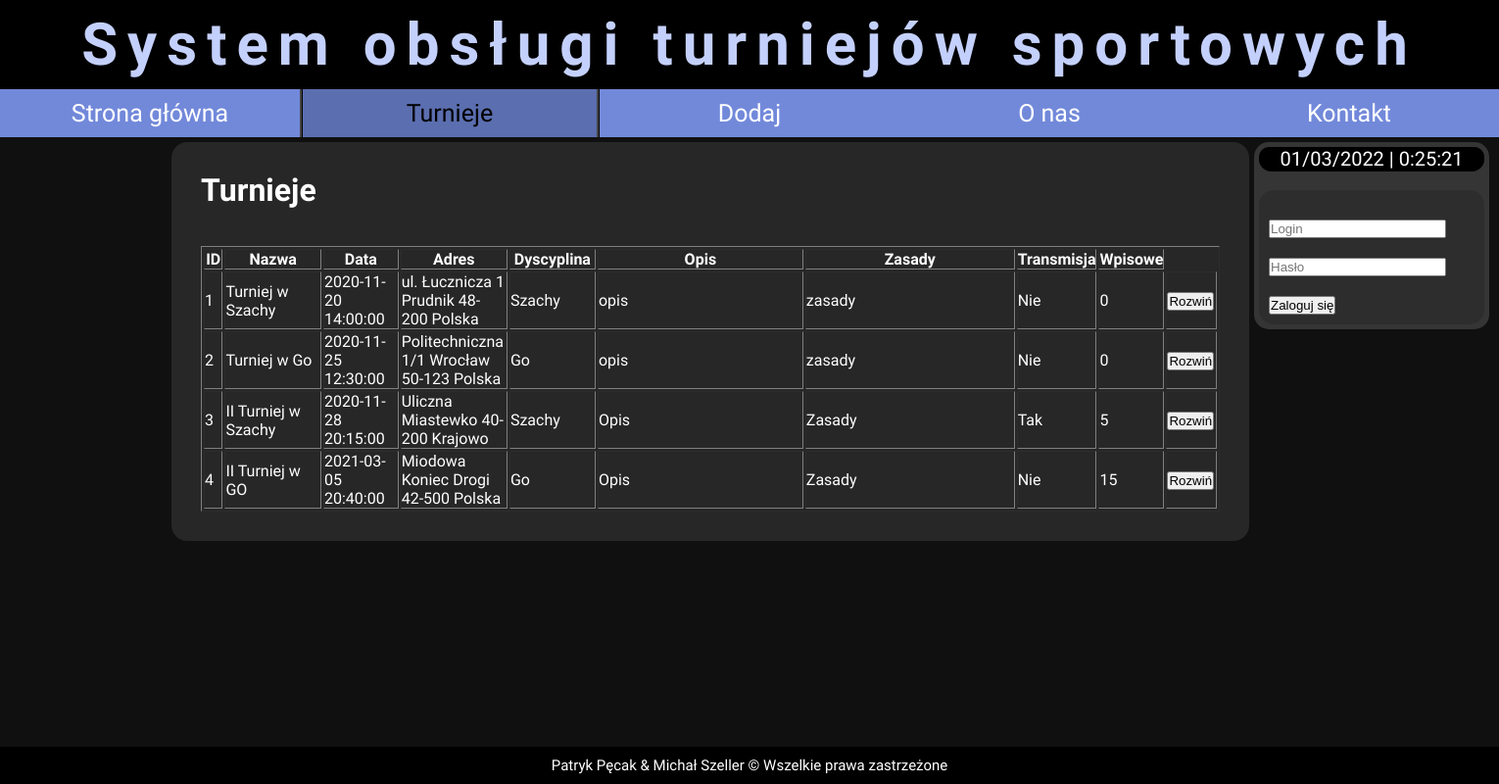
The app's page /htdocs/zbd/turnieje.php with its own data.
### tables this page shows
CREATE TABLE `turniej` (
  `id_turniej` int(11) NOT NULL,
  `nazwa` varchar(50) NOT NULL,
  `data` datetime NOT NULL,
  `id_adres` int(11) NOT NULL,
  `id_dyscyplina` int(11) NOT NULL,
  `opis` varchar(250) NOT NULL,
  `zasady` varchar(250) NOT NULL,
  `transmisja` varchar(3) NOT NULL,
  `wpisowe` int(11) NOT NULL
);

CREATE TABLE `adres` (
  `id_adres` int(11) NOT NULL,
  `kraj` varchar(20) NOT NULL,
  `miasto` varchar(50) NOT NULL,
  `kod_pocztowy` varchar(10) NOT NULL,
  `ulica` varchar(50) NOT NULL
);

CREATE TABLE `dyscyplina` (
  `id_dyscyplina` int(11) NOT NULL,
  `dyscyplina` varchar(50) NOT NULL
);

### htdocs/zbd/turnieje.php (the view, shortened to what this page needs)
<!DOCTYPE HTML>
    <html lang="pl">
    <head>
        <link rel="stylesheet" type="text/css" href="main.css">
    </head>
    <body onload="clock();">
        <div id="wrapper">
            <div id="logo">
                <h1><span style="color:rgb(196, 208, 252)">System obsługi turniejów sportowych</span></h1>
            </div>
            <nav id="menu">
                <a class="men" href="strona-glowna">Strona główna</a>
                <a class="men_active" href="spis-turniejow">Turnieje</a>
                <a class="men" href="dodaj">Dodaj</a>
                <a class="men" href="o-nas">O nas</a>
                <a class="men" href="kontakt">Kontakt</a>
            </nav>
            <div id="core">
            <div id="sidebar">
                <div style="background:black;border-radius:15px;height:25px">
                <div id="clock" style="font-size:20px"></div></div></br>
                <div id="login">
				<?php
                    if ((isset($_SESSION['user'])) || (isset($_SESSION['pass'])))
                    {
                        echo 'Witaj '.$_SESSION['user'];
                        echo '</br><a href="logout.php">Wyloguj się!</a>';
                    }
                    else
                    {
                        echo '<form action="login.php" method="post">
                        <br /> <input type="text" placeholder="Login" name="login" /> <br />
                        <br /> <input type="password" placeholder="Hasło" name="haslo" /> <br /><br />
                        <input type="submit" value="Zaloguj się" />
                    </form>';
                    }
                ?>
				</div>
                </div>
                <div id="content_area">
                    <h1>Turnieje</h1><br>
                    <h3></h3><br>
                    <?php
                        $con=mysqli_connect("localhost","root","","zbd");
                        $result = mysqli_query($con,
                        "SELECT *
                        FROM turniej, adres, dyscyplina
                        WHERE adres.id_adres = turniej.id_adres AND dyscyplina.id_dyscyplina = turniej.id_dyscyplina ORDER BY data");
                        echo '
                        <table class="fixed" border="1">
                        <col width="20px" />
                        <col width="110px" />
                        <col width="80px" />
                        <col width="110px" />
                        <col width="90px" />
                        <col width="254px" />
                        <col width="254px" />
                        <col width="70px" />
                        <col width="60px" />
                        <col width="52px" />
                        <tr>
                        <th>ID</th>
                        <th>Nazwa</th>
                        <th>Data</th>
                        <th>Adres</th>
                        <th>Dyscyplina</th>
                        <th>Opis</th>
                        <th>Zasady</th>
                        <th>Transmisja</th>
                        <th>Wpisowe</th>
                        </tr>';
                        while($row = mysqli_fetch_array($result))
                        {
                            echo "<tr>";
                            echo "<td>" . $row['id_turniej'] . "</td>";
                            echo "<td>" . $row['nazwa'] . "</td>";
                            echo "<td>" . $row['data'] . "</td>";
                            echo "<td>".$row['ulica']." ".$row['miasto']." ".$row['kod_pocztowy']." ".$row['kraj']."</td>";
                            echo "<td>" . $row['dyscyplina'] . "</td>";
                            echo "<td>" . $row['opis'] . "</td>";
                            echo "<td>" . $row['zasady'] . "</td>";
                            echo "<td>" . $row['transmisja'] . "</td>";
                            echo "<td>" . $row['wpisowe'] . "</td>";
                            $id = $row['id_turniej'];
                            echo "<td>" . "<form action="."wiecej"." method="."post".">";
                            echo "<button type="."submit"." name="."id"." value="."$id"." class="."btn-link".">Rozwiń</button></form>" . "</td>";
                            echo "</tr>";
                        }
                        echo "</table>";
                    ?>
                </div>
            </div>
            <div id="footer">
                Patryk Pęcak & Michał Szeller &copy; Wszelkie prawa zastrzeżone
            </div>
        </div>
    </body>
    </html>

### htdocs/zbd/main.css (style rules this page uses)
* { margin: 0; padding: 0; box-sizing: border-box; }
a { text-decoration: none }
body { font-family: 'Roboto Condensed', sans-serif; height: 100vh; margin: 0; background-repeat: no-repeat; background-attachment: fixed; background-color: #101010; color: white; }
a:link { color: white; }
#wrapper { width: 100%; margin-left: auto; margin-right: auto; background: rgba(128, 128, 128, 0.2); }
#logo { height: auto; background-color: black; text-align: center; font-size: 30px; padding: 10px; letter-spacing: 10px; }
nav { position: relative; left: 0; clear: both; overflow: hidden; background-color: rgb(114, 137, 218); width: 100%; }
nav a { font-size: 25px; display: block; width: 20%; float: left; padding: 10px; }
#menu { text-align: center; margin-bottom: 5px; }
#core { width: 1520px; margin-left: auto; margin-right: auto; }
#sidebar { float: right; margin-right: 5px; width: 240px; padding: 5px; background: rgba(200, 200, 200, 0.2); border-radius: 15px; }
#content_area { float: right; margin-left: 5px; margin-right: 5px; width: 1100px; padding: 30px; margin-bottom: 50px; background: rgba(128, 128, 128, 0.2); border-radius: 16px; }
#footer { position: fixed; left: 0; bottom: 0; width: 100%; font-size: 15px; clear: both; background-color: black; text-align: center; padding: 10px; }
#clock { text-align: center; font-size: 20px; width: 100%; height: 20px; background: black; border-radius: 15px; }
a.men_active { border-right-style: ridge; border-left-style: ridge; border-color: #454545; background: rgba(0, 0, 0, 0.2); color: black !important; padding: 10px; }
#login { margin-left: 0px; margin-right: 0px; background: rgba(0, 0, 0, 0.151); border-radius: 15px; padding: 10px; }
table.fixed { table-layout:fixed; }
table.fixed td { overflow: hidden; }

### htdocs/zbd/turnieje.php (style rules this page uses)
a { text-decoration: none }

### records on screen
turniej: id_turniej "1", nazwa "Turniej w Szachy", data "2020-11-20 14:00:00", id_adres.ulica "ul. Łucznicza 1", id_adres.miasto "Prudnik", id_adres.kod_pocztowy "48-200", id_adres.kraj "Polska", id_dyscyplina.dyscyplina "Szachy", opis "opis", zasady "zasady", transmisja "Nie", wpisowe "0"
turniej: id_turniej "2", nazwa "Turniej w Go", data "2020-11-25 12:30:00", id_adres.ulica "Politechniczna 1/1", id_adres.miasto "Wrocław", id_adres.kod_pocztowy "50-123", id_adres.kraj "Polska", id_dyscyplina.dyscyplina "Go", opis "opis", zasady "zasady", transmisja "Nie", wpisowe "0"
turniej: id_turniej "3", nazwa "II Turniej w Szachy", data "2020-11-28 20:15:00", id_adres.ulica "Uliczna", id_adres.miasto "Miastewko", id_adres.kod_pocztowy "40-200", id_adres.kraj "Krajowo", id_dyscyplina.dyscyplina "Szachy", opis "Opis", zasady "Zasady", transmisja "Tak", wpisowe "5"
turniej: id_turniej "4", nazwa "II Turniej w GO", data "2021-03-05 20:40:00", id_adres.ulica "Miodowa", id_adres.miasto "Koniec Drogi", id_adres.kod_pocztowy "42-500", id_adres.kraj "Polska", id_dyscyplina.dyscyplina "Go", opis "Opis", zasady "Zasady", transmisja "Nie", wpisowe "15"
